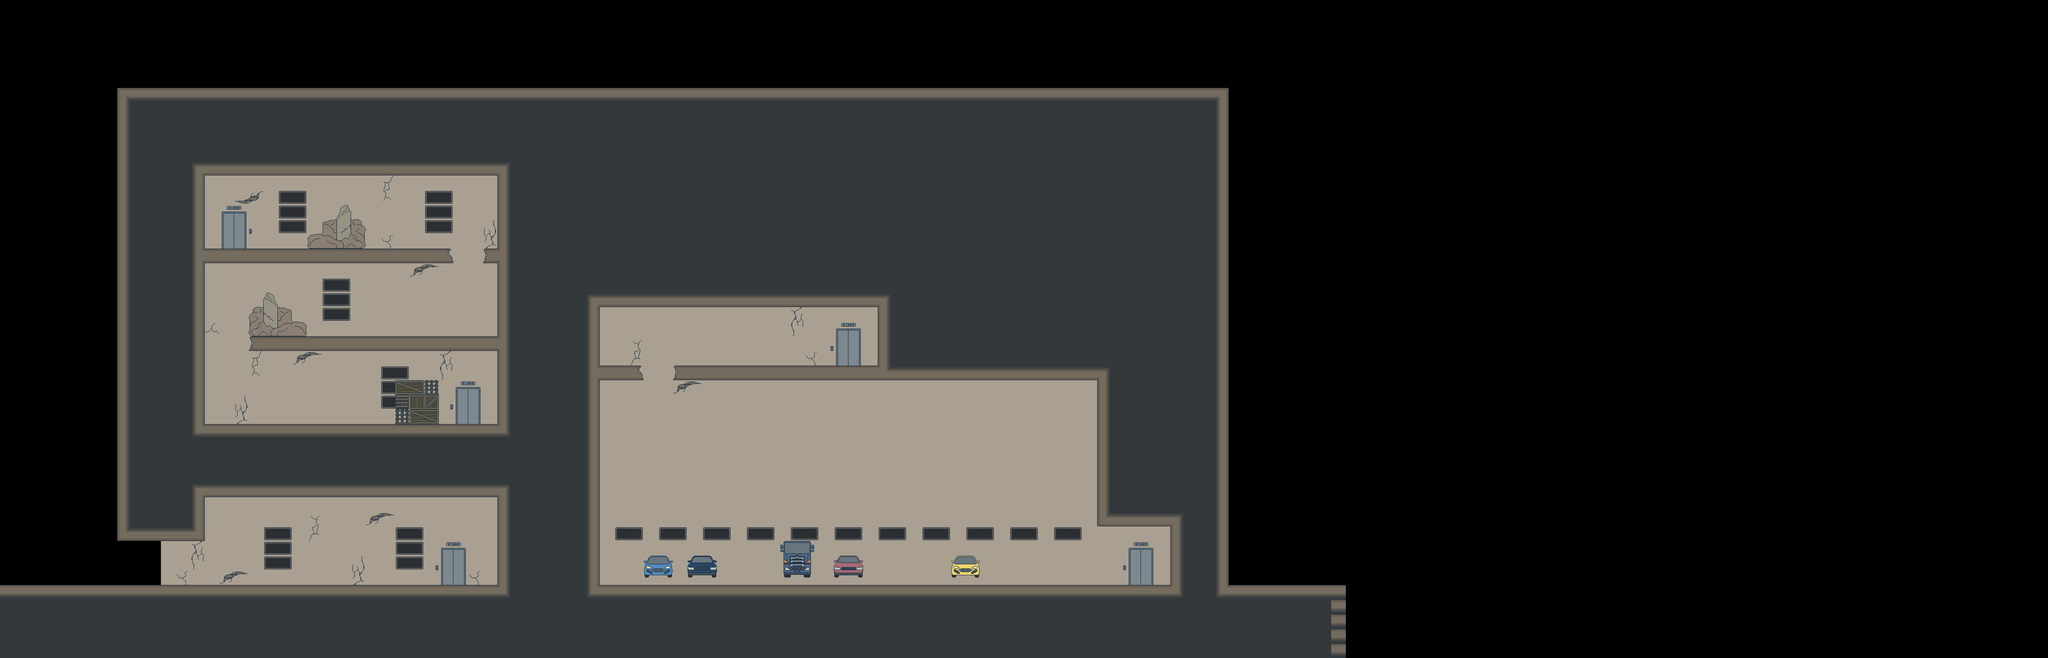

This game map was drawn from its Tiled (.tmx) file and the tilesets committed beside it. A one-line description and the trimmed map source follow:
An orthogonal 140x45 tile map with 32x32 px tiles, 3 tile layers (Calque de Tuiles 2, Calque de Tuiles 3, Calque de Tuiles 1).

<map version="1.9" tiledversion="1.9.2" orientation="orthogonal" renderorder="right-down" width="140" height="45" tilewidth="32" tileheight="32" infinite="0" nextlayerid="4" nextobjectid="1">
 <tileset firstgid="1" name="tileset" tilewidth="32" tileheight="32" tilecount="2500" columns="50">
  <image source="../tileset.png" width="1600" height="1600" />
 </tileset>
 <layer id="2" name="Calque de Tuiles 2" width="140" height="45">
  <data>[6300 cells, 1077 non-empty, 18 distinct tile ids]</data>
 </layer>
 <layer id="3" name="Calque de Tuiles 3" width="140" height="45">
  <data>[6300 cells, 50 non-empty, 39 distinct tile ids]</data>
 </layer>
 <layer id="1" name="Calque de Tuiles 1" width="140" height="45">
  <data>[6300 cells, 2027 non-empty, 9 distinct tile ids]</data>
 </layer>
</map>
